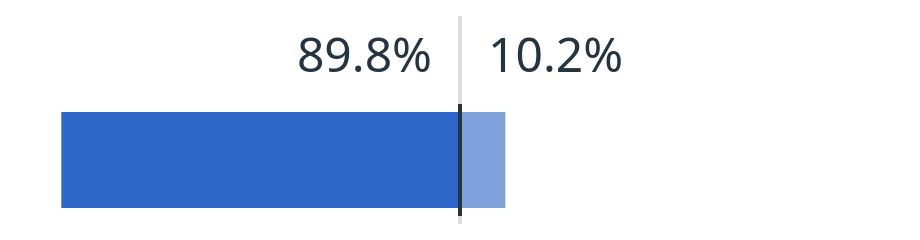

Vega-Lite specification for this chart:
### Vega specification from a JSON file in a GitHub repository (floating-point values rounded to 4 significant figures)
{"$schema": "https://vega.github.io/schema/vega/v5.json", "description": "Reusable Chapter 1 source-share row. Each row has its own production-plus-imports denominator. Negative position is a layout convention, not a negative amount.", "width": 230, "height": 60, "padding": 0, "autosize": {"type": "none", "contains": "padding"}, "background": "transparent", "config": {"text": {"font": "Segoe UI, Arial, sans-serif", "fontSize": 12, "fill": "#243440"}}, "signals": [{"name": "production", "value": 20126}, {"name": "imports", "value": 2289}, {"name": "groupColor", "value": "#2c67c9"}, {"name": "importColor", "value": "#7ea1db"}, {"name": "isGroup", "value": true}, {"name": "label", "value": "Food & dairy"}, {"name": "share", "update": "production / (production + imports)"}, {"name": "barY", "update": "isGroup ? 28 : 25"}, {"name": "barHeight", "update": "isGroup ? 24 : 14"}, {"name": "half", "update": "(width - 8) / 2"}], "data": [{"name": "sources", "values": [{"source": "production"}, {"source": "imports"}]}], "marks": [{"type": "rule", "name": "centreGuide", "encode": {"update": {"x": {"signal": "width/2"}, "y": {"value": 4}, "y2": {"signal": "height-4"}, "stroke": {"value": "#dde0dc"}}}}, {"type": "rect", "name": "supplyBars", "encode": {"update": {"x": {"signal": "datum.source === 'production' ? width/2 - half*share : width/2"}, "y": {"signal": "barY"}, "width": {"signal": "half * (datum.source === 'production' ? share : 1-share)"}, "height": {"signal": "barHeight"}, "fill": {"signal": "datum.source === 'production' ? groupColor : importColor"}, "tooltip": {"signal": "label + ': ' + (datum.source === 'production' ? 'Australian production A$' + format(production, ',.0f') : 'Imports A$' + format(imports, ',.0f')) + ' million; ' + format(datum.source === 'production' ? share : 1-share, '.1%')"}}}, "from": {"data": "sources"}}, {"type": "rule", "name": "zeroDivider", "encode": {"update": {"x": {"signal": "width/2"}, "y": {"signal": "barY-2"}, "y2": {"signal": "barY+barHeight+2"}, "stroke": {"value": "#243440"}}}}, {"type": "text", "name": "shareLabels", "encode": {"update": {"x": {"signal": "width/2 + (datum.source === 'production' ? -7 : 7)"}, "y": {"signal": "isGroup ? 18 : 16"}, "align": {"signal": "datum.source === 'production' ? 'right' : 'left'"}, "text": {"signal": "format(datum.source === 'production' ? share : 1-share, '.1%')"}}}, "from": {"data": "sources"}}]}
